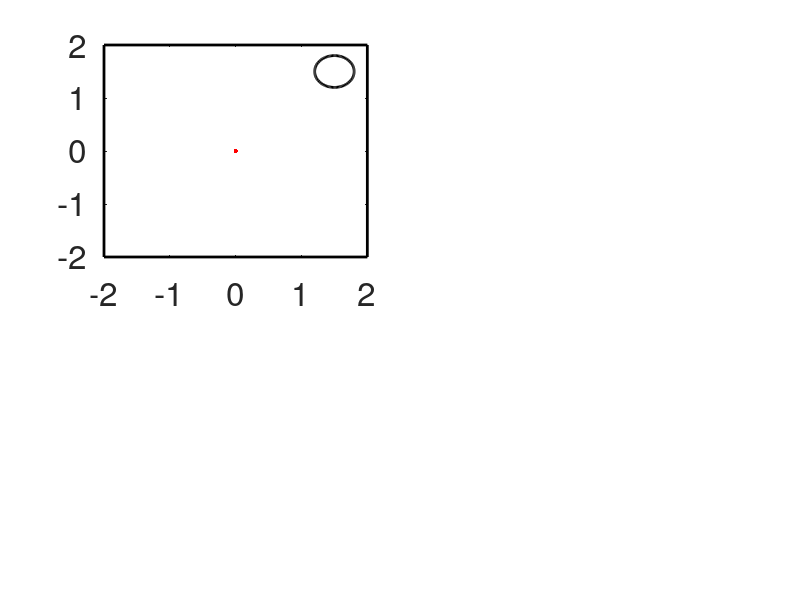

This chart was generated by the following MATLAB code: (Note: this script raises an error after producing the figure.)
close all 

set(0,'defaultlinelinewidth',2,'DefaultAxesFontSize',24)

rew1_flag=1;  %reward 1 in the top-right corner                                                               
rew2_flag=0;  %reward 2 in the bottom-left corner (moved)
plot_flag = 1; %plot trajectories at every trial 
ACh_flag=0; % cholinergic depression (1=+ACh; 0=-ACh)

step = 1; %step 1ms

%% Task parameters

Trials = 40; %number of trials 
T_max=15*10^3; %maximum time trial 
starting_position= [0,0]; %starting position
t_rew=T_max; %time of reward - initialized to maximum
t_extreme=t_rew+300; %ttime of reward - initialized to maximu
t_end = T_max;

c = [1.5,1.5]; %centre reward 1 
r_goal=0.3; %radius goal area 1

c2 = [-1.5,-1.5]; %centre reward 2 (moved)
r_goal2=0.3; %radius goal area 2 (moved)

%% Place cells

space_pc = 0.4; %place cells separation distance
bounds_x = [-2,2]; %bounds open field, x axis
bounds_y = [-2,2]; %bounds open field, y axis
x_pc = bounds_x(1):space_pc:bounds_x(2); %place cells on axis x
n_x = length(x_pc); %nr of place cells on axis x
y_pc= bounds_y(1):space_pc:bounds_y(2); %place cells on axis y
n_y = length(y_pc); %nr of place cells on axis y
pos = zeros(1,2); %position of the agent at each timestep

%create grid
y = repmat(y_pc, n_x,1);
y= reshape(y,n_x*n_y,1);
x = repmat(x_pc,1,n_y);
pc = [x',y]; %place cells' centres (x,y) 
pc = round(pc*10)/10;
N_pc=length(pc); %number of place cells
rho_pc=400*10^(-3); %maximum firing rate place cells
sigma_pc=0.4; %pc separation distance

%% Action neurons - neuron model

eps0=20; %scaling constant epsp
tau_m=20; %membrane time constant
tau_s=5; %synaptic time rise epsp
chi=-5; %scaling constant refractory effect
rho0=60*10^(-3); %scaling rate
theta=16; %threshold
delta_u=2; %escape noise 

%% Action neurons - parameters

N_action=40; %number action neurons

%action selection
tau_gamma = 50; %raise time convolution action selection
v_gamma=20; %decay time convolution action selection 
theta_actor = 2*pi*[1:N_action]/N_action; %angles actions

%winner-take-all weights 
psi = 20; %the higher, the more narrow the range of excitation
w_minus = -300;
w_plus = 100;
diff_theta = repmat(theta_actor,N_action,1) - repmat(theta_actor',1, N_action);
f = exp(psi*cos(diff_theta)); %lateral connectivity function 
f = f - f.*eye(N_action);
normalised = sum(f);
normalised = normalised(1);
w_lateral = (w_minus/N_action+w_plus*f/normalised); %lateral connectivity action neurons 

%actions
a0=.08; 
actions = a0*[sin(theta_actor); cos(theta_actor)]; %possible actions (x,y)

dx = 0.01; %length of bouncing back from walls


%% synaptic plasticity parameters

A_pre_post=1;   %amplitude pre-post window
A_post_pre=1;   %amplitude post-pre window 
tau_pre_post= 10;   %time constant pre-post window
tau_post_pre= 10;   %time constant post-pre window
tau_e= 2*10^3; %time constant eligibility trace
eta_DA=0.01; %learning rate eligibility trace
eta_ACh = 10^-3*2; %learning rate acetylcholine

%feed-forward weights 
w_max=3; %upper bound feed-forward weights
w_min=1; %.pwer bound feed-forward weights
w_in = ones(N_pc, N_action)'*2; %initialization feed-forward weights

trace_pre_post= zeros(N_action, N_pc); %initialize pre-post trace  
trace_post_pre= zeros(N_action,N_pc);%initialize post-pre trace  
trace_tot = zeros(N_action,N_pc); %sum of the traces
eligibility_trace = zeros(N_action, N_pc); %total convolution 

beta = 0.75; %average reward timescale

%% initialise variables

i=0; %counter ms
tr=0; %counter trial

w_tot = [ones(N_pc,N_action)'.*w_in, w_lateral]; %total weigths 


X = zeros(N_pc,1); %matrix of spikes place cells
X_cut = zeros(N_pc+N_action, N_action);  %matrix of spikes place cells
Y_action_neurons= zeros(N_action, 1);  %matrix of spikes action neurons

time_reward= zeros(Trials,1); %stores time of reward 1
time_reward2= time_reward; %stores time of reward 2 (moved)
time_reward_old= time_reward; %stores time when agent enters the previously rewarded location 

epsp_rise=zeros(N_action+N_pc,N_action); %epsp rise compontent convolution
epsp_decay=zeros(N_action+N_pc,N_action); %epsp decay compontent convolution
epsp_tot=zeros(N_action+N_pc, N_action); %epsp

rho_action_neurons= zeros(N_action,1); %firing rate action neurons
rho_rise= rho_action_neurons;  %firing rate action neurons, rise compontent convolution
rho_decay = rho_action_neurons; %firing rate action neurons, decay compontent convolution

Canc = ones(N_pc+N_action,N_action)';
last_spike_post=zeros(N_action,1)-1000; %vector time last spike postsynaptic neuron

store_pos = zeros(T_max*Trials,2); %stores trajectories (for plotting)
firing_rate_store = zeros(N_action,T_max*Trials); %stores firing rates action neurons (for plotting)

%% initialize plot open field

figure('position',  [0, 0, 1000, 2000])
subplot(2,2,1)
reward_plot = plot(c(1)+r_goal*cos(-pi:2*pi/100:pi), c(2)+r_goal*sin(-pi:2*pi/100:pi), 'color', 'black'); %plot reward 1 
hold on
point_plot = plot(starting_position(1),starting_position(2), '.r', 'MarkerSize',10); %plot initial starting point

%plot walls
line([bounds_x(1) bounds_x(1)], [bounds_y(1) bounds_y(2)], 'color','black'); 
line([bounds_x(2) bounds_x(2)], [bounds_y(1) bounds_y(2)], 'color','black');
line([bounds_x(1) bounds_x(2)], [bounds_y(1) bounds_y(1)], 'color','black');
line([bounds_x(1) bounds_x(2)], [bounds_y(2) bounds_y(2)], 'color','black');
axis([-2 2 -2 2])

%% delete actions that lead out of the maze

%find index place cells that lie on the walls
sides(1,:) = (find(pc(:,2) == -2))'; %bottom wall, y=-2
sides(2,:) = (find(pc(:,2) == 2))'; %top wall, y=+2
sides(3,:) = (find(pc(:,1) == 2))'; %left wall, x=-2
sides(4,:) = (find(pc(:,1) == -2))'; %right wall, x=+2

%store index of actions forbidden from each side 
forbidden_actions(1,:) = 11:29; %actions that point south - theta in (180, 360) degrees approx
forbidden_actions(2,:) = [1:9, 31:40]; %actions that point north - theta in (0,180) degrees approx
forbidden_actions(3,:) = 1:19; %actions that point east - theta in (-90, 90) degrees approx
forbidden_actions(4,:) = 21:39; %actions that point west - theta in (90, 270) degrees approx

%kill connections between place cells on the walls and forbidden actions
w_walls = ones(N_action, N_pc+N_action); 
for g=1:4
    w_walls(forbidden_actions(g,:), sides(g,:))=0;
end


%% start simulation
w_tot_old = w_tot(1:N_action,1:N_pc); %store weights before start 
average_reward = 0; %initialise average reward

while i<T_max*Trials
    i=i+1;
    
    t=mod(i,T_max);
    
    %% reset new trial
    
    if t==1
        pos = starting_position; %initialize position at origin (centre open field)
        reward=0; %flag that signals when the reward is found
        
        tr=tr+1; %trial number 
        t_rew=T_max; %time of reward - initialized at T_max at the beginning of the trial
        
        %initialisation variables - reset between trials
        Y_action_neurons= zeros(N_action, 1); 
        X_cut = zeros(N_pc+N_action, N_action);
        epsp_rise=zeros(N_action+N_pc,N_action);
        epsp_decay=zeros(N_action+N_pc,N_action);
        epsp_tot=zeros(N_action+N_pc, N_action);
        rho_action_neurons= zeros(N_action,1);
        rho_rise=  zeros(N_action,1);
        rho_decay =  zeros(N_action,1);
        Canc = ones(N_pc+N_action,N_action)';
        last_spike_post=zeros(N_action,1)-1000;
        trace_pre_pos= zeros(N_action, N_pc);
        trace_post_pre= zeros(N_action,N_pc);
        trace_tot = zeros(N_action,N_pc);
        eligibility_trace = zeros(N_action, N_pc);
        
        %change reward location in the second half of the experiment
        if tr== (Trials/2)+1
            rew1_flag=0;
            rew2_flag=1;
            
            subplot(2,2,1)
            delete(reward_plot)
            reward_plot_old = plot(c(1)+r_goal*cos(-pi:2*pi/100:pi), c(2)+r_goal*sin(-pi:2*pi/100:pi), 'color', 'black', 'linestyle', '--'); %plot reward 1 
            reward_plot_new = plot(c2(1)+r_goal2*cos(-pi:2*pi/100:pi), c2(2)+r_goal2*sin(-pi:2*pi/100:pi), 'color', 'black'); %plot reward 2
        end
        
        average_reward = average_reward*(1-beta); %average reward decreases if no reward is found

    end
    
    %% place cells
    
    rhos = rho_pc.*exp(-sum((repmat(pos,n_x*n_y,1)-pc).^2,2)/(sigma_pc^2)); %rate inhomogeneous poisson process
    prob = rhos;
    %turn place cells off after reward is reached 
    if t>t_rew
        prob=0;
    end
    X = (rand(1,N_pc)<=prob')'; %spike train pcs
    
    store_pos(i,:) = pos; %store position (for plotting)
    
    %% reward
    
    % agent enters reward 1 in the first half of the trial
    if sum((pos-c).^2)<=r_goal^2 && reward==0 && rew1_flag==1
        reward=1; %reward found
        t_rew=t; %time of reward
        time_reward(tr) = t; %store time of reward
        average_reward = average_reward + beta*reward; %average reward increases if the reward is found
    end
    
    % agent enters reward 2 in the second half of the trial
    if sum((pos-c2).^2)<=r_goal2^2 && reward==0 && rew2_flag==1
        reward=1;  %reward 2 found
        t_rew=t; %time of reward 2
        time_reward2(tr) = t; %store time of reward 2
        average_reward = average_reward + beta*reward; %average reward increases if the reward is found       
    end
    
    % agent enters reward 1 in the second half of the trial (previously rewarded location) 
    if sum((pos-c).^2)<=r_goal^2 && rew1_flag==0 && rew2_flag==1
        t_rew=t; %the trial is ended, even though this location is no longer rewarded
        time_reward_old(tr)=t; %store time of entrance old reward location
    end

    
    %% action neurons 
    
    % reset after last post-synaptic spike
    X_cut = repmat([X; Y_action_neurons],1,N_action);
    X_cut = X_cut.*Canc';
    epsp_rise=epsp_rise.*Canc';
    epsp_decay=epsp_decay.*Canc';
    
    % neuron model
    [epsp_tot, epsp_decay, epsp_rise] = convolution (epsp_decay, epsp_rise, tau_m, tau_s, eps0, X_cut, w_tot.*w_walls); %EPSP in the model * weights
    [Y_action_neurons,last_spike_post, Canc] = neuron(epsp_tot, chi, last_spike_post, tau_m, rho0, theta, delta_u, i); %sums EPSP, calculates potential and spikes
    
    % smooth firing rate of the action neurons
    [rho_action_neurons, rho_decay, rho_rise] = convolution (rho_decay, rho_rise, tau_gamma, v_gamma, 1, Y_action_neurons);
    firing_rate_store(:,i) = rho_action_neurons; %store action neurons' firing rates
    
    % select action
    a = ((rho_action_neurons'*actions')/N_action);
    a(isnan(a))=0;
    
    %% synaptic plasticity
    
    %STDP with symmetric window 
    [ trace_pre_pos, trace_post_pre,eligibility_trace, trace_tot, W] = weights_update_stdp(A_pre_post, A_post_pre, tau_pre_post, tau_post_pre, repmat(X',N_action,1) , repmat(Y_action_neurons,1, N_pc), trace_pre_pos, trace_post_pre, trace_tot, tau_e);
    
    % online weights update (effective only with acetylcholine - ACh_flag=1)
    w_tot(1:N_action,1:N_pc)= w_tot(1:N_action,1:N_pc)-eta_ACh*W*(ACh_flag);
    
    %weights limited between lower and upper bounds
    w_tot(w_tot(:,1:N_pc)>w_max)=w_max;
    w_tot(w_tot(:,1:N_pc)<w_min)=w_min;

    %% position update
    
    pos = pos+a;
    
    %check if agent is out of boundaries. If it is, bounce back in the opposite direction
    if pos(1)<=bounds_x(1)
        pos = pos+dx*[1,0];
    else
        if pos(1)>= bounds_x(2)
            pos = pos+dx*[-1,0];
        else
            if pos(2)<=bounds_y(1)
                pos = pos+dx*[0,1];
            else
                if pos(2)>=bounds_y(2)
                    pos = pos+dx*[0,-1];
                end
            end
        end
    end
    
    %time when trial end is 300ms after reward is found
    t_extreme = t_rew+300;
    if t> t_extreme && t<T_max
        i = (ceil(i/T_max))*T_max-1; %set i counter to the end of the trial
        t_end = t_extreme; %for plotting
    end
    
    if t==0
        
        t=T_max;
        
        %% update weights - end of trial
        
        %weights are retroactively potentiated through an eligibility trace 
        %the dynamic signal=(rew-average rew) determines magnitude and sign of the update
        w_tot(1:N_action,1:N_pc)=w_tot_old+eta_DA*eligibility_trace*(reward-average_reward);

        %weights limited between lower and upper bounds
        w_tot(w_tot(:,1:N_pc)>w_max)=w_max;
        w_tot(w_tot(:,1:N_pc)<w_min)=w_min;
        
        %store weights before the beginning of next trial (for updates in case reward is found) 
        w_tot_old = w_tot(1:N_action,1:N_pc);
        
        %calculate policy
        ac =actions*(w_tot_old.*w_walls(:,1:N_pc))/a0; %vector of preferred actions according to the weights 
        ac(:,unique(sort(reshape(sides, length(sides)*4, 1))))=0; %do not count actions AT the boundaries (just for plotting)
        
        
        %% plot
        if plot_flag==1
            
            %display trajectory of the agent in each trial
            subplot(2,2,1)
            f3=plot(store_pos( (floor((i-1)/T_max))*T_max+1:(floor((i-1)/T_max))*T_max+t_end,1), store_pos((floor((i-1)/T_max))*T_max+1:(floor((i-1)/T_max))*T_max+t_end,2), 'red'); %trajectory
            hold on
            delete(point_plot)
            point_plot = plot(starting_position(1),starting_position(2), '.r', 'MarkerSize',10); %starting point
            title(['Trial ', num2str(tr)])
            
            %display average reward
            subplot(2,2,2)
            plot(tr, average_reward, '.r', 'MarkerSize',30)
            axis([1 Trials 0 1])
            hold on 
            title('Average reward')
            
            %display weights over the open field, averaged over action neurons
            subplot(2,2,3)
            w_plot = mean(w_tot(:,1:N_pc)); %use weights as they were at the beginning of the trial 
            w_plot = reshape(w_plot,sqrt(N_pc),sqrt(N_pc));
            imagesc(w_plot')
            set(gca,'YDir','normal')
            colorbar
            title('Mean weights')
            
            %plot policy as a vector field
            subplot(2,2,4)
            f4=quiver(pc(:,1), pc(:,2), ac(1,:)', ac(2,:)', 'linewidth', 2, 'color', 'black');
            axis([-2 2 -2 2])
            title('Agent''s policy')

            drawnow
            %pause
            delete(f3)
            delete(f4)
        end
        %%
        t_end = T_max;
        
    end
    
end
